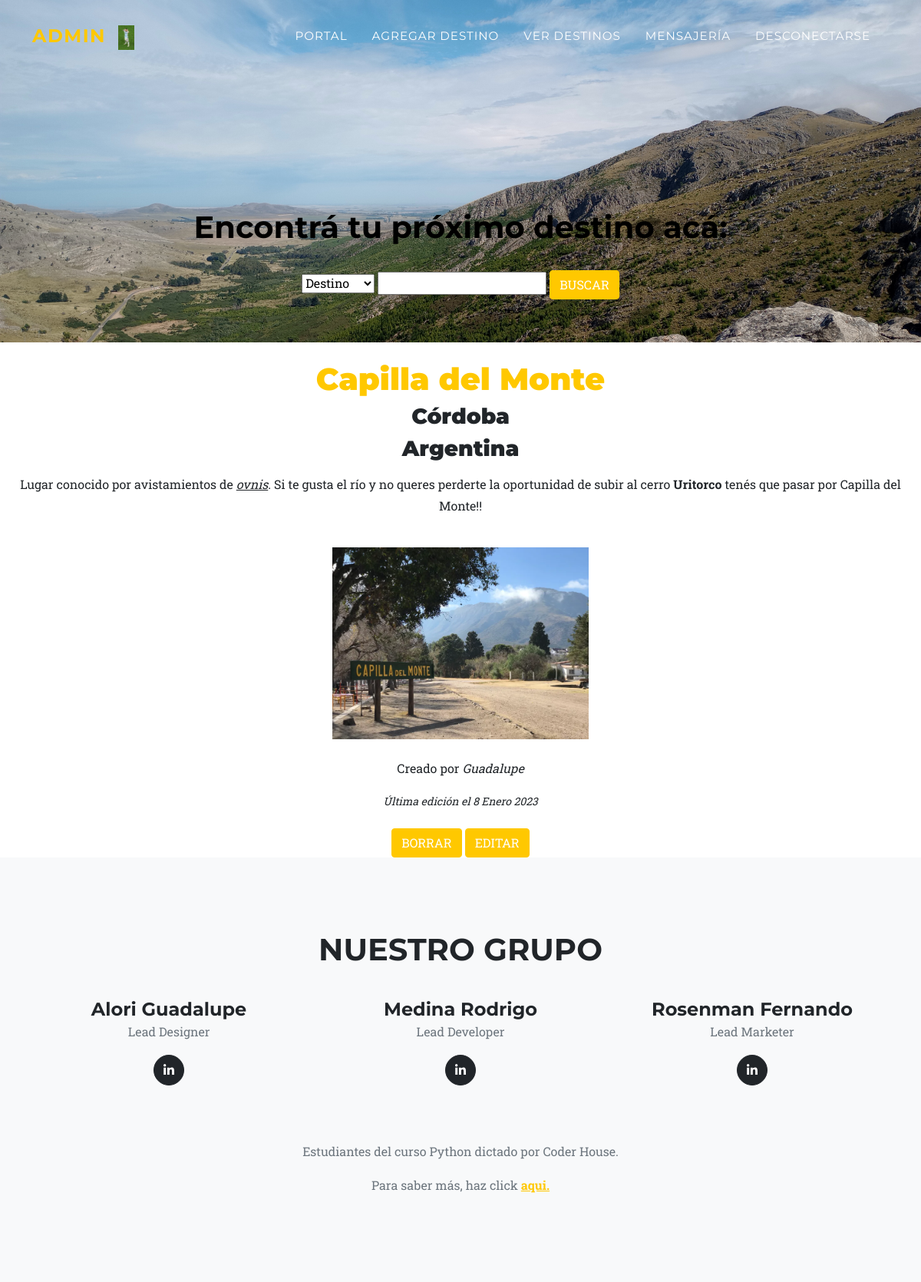
Page /paginaposteo/39 (signed in) on the committed database.
### AppUsuarios/models.py (models this page shows, shortened)
class Posteo(models.Model):
    usuario_posteo = models.ForeignKey(User, on_delete=models.CASCADE)
    titulo_posteo = models.CharField(max_length=40)
    subtitulo_posteo = models.CharField(max_length=40,default='Provincia')
    subtitulo2_posteo = models.CharField(max_length=40,default='Pais')
    contenido_posteo = RichTextField(blank=True,null=True)
    imagen_post = models.ImageField(upload_to='posteos', blank=True)
    fecha_posteo_imagen = models.DateField(blank=True, null=True)

### AppUsuarios/views.py (the view)
# urls.py: path("paginaposteo/<id>", paginaPosteo, name="paginaposteo"),
@login_required
def paginaPosteo(request,id):
    paginaposteo = Posteo.objects.get(id=id)
    return render(request, "PaginaPosteo.html",{"imagen":mostrarImagen(request), "paginaposteo":paginaposteo})

### AppUsuarios/views.py (called while the page is built)
@login_required
def mostrarImagen(request):
    lista=ImagenPerfil.objects.filter(user=request.user)
    if len(lista)!=0:
        imagen=lista[0].imagen.url
    else:
        imagen="/media/Perfil/homero.jpg"
    return imagen

### AppUsuarios/Templates/PaginaPosteo.html (shortened to what this page needs)
{% extends "PadreHome.html" %}
{% block avatar %}
<a class="navbar-brand" href={% url 'perfil' %}><img height="200px" src="" alt="">{{user}}</a>
<br>
<a class="navbar-brand" href={% url 'perfil' %}><img height="600px" src="{{ imagen }}" alt=""></a>
{% endblock %}
{% block nav %}
<li class="nav-item"><a class="nav-link" href={% url 'portal' %}>Portal</a></li>
<li class="nav-item"><a class="nav-link" href={% url 'postear' %}>Agregar destino</a></li>
<li class="nav-item"><a class="nav-link" href={% url 'verposteo' %}>Ver destinos</a></li>
<li class="nav-item"><a class="nav-link" href={% url 'mensajeUsuarios' %}>Mensajería</a></li>
<li class="nav-item"><a class="nav-link" href={% url 'desconectarse' %}>Desconectarse</a></li>
{% endblock %}
{% block titulo %}
<h1 style="color:black"> Encontrá tu próximo destino acá: </h1>
<br>
<form method="get" action="{% url 'buscarposteo' %}">
    <select name="buscar_por">
        <option value="titulo_posteo">Destino</option>
    </select>
    <input type="text" name="titulo_posteo" id="titulo_posteo">
    <input class="btn btn-primary btn-s text-uppercase" type="submit" value="buscar">
</form>
<br>
{% endblock %}
{% block contenido %}
<CENTER>
    <br>
    <h1 style="color: #ffc800"><strong>{{ paginaposteo.titulo_posteo }}</strong></h1>
    <h3><b>{{ paginaposteo.subtitulo_posteo}}</b></h3>
    <h3><b>{{ paginaposteo.subtitulo2_posteo}}</b></h3>
    <p>{{ paginaposteo.contenido_posteo | safe}} </p>
    <br>
    <img height="250px" src={{ paginaposteo.imagen_post.url |safe }} alt="">
    <br>
    <br>
    <p>Creado por <em>{{ paginaposteo.usuario_posteo }}</em></p>
    <small><i>Última edición el {{ paginaposteo.fecha_posteo_imagen }} </i></small>
    <br>
    <br>
    {% if user.is_superuser or user.is_usuario_posteo %}
        <form action="{% url 'eliminarposteo' %}" method="post">
            <input class="btn btn-primary btn-s text-uppercase" type="submit" value="borrar">
            <a class="btn btn-primary btn-s text-uppercase" href="{% url "editarposteo" paginaposteo.id %}">Editar</a>
            </form>
    {% endif %}
</CENTER>
{% endblock %}

### rows in the picture
Posteo: titulo_posteo "Capilla del Monte", subtitulo_posteo "Córdoba", subtitulo2_posteo "Argentina", contenido_posteo "Lugar conocido por avistamientos de ovnis . Si te gusta el río y no queres perderte la oportunidad de subir al cerro Uritorco tenés que pasar por Capilla del Monte!!", imagen_post (picture), usuario_posteo "Guadalupe", fecha_posteo_imagen "8 Enero 2023"
